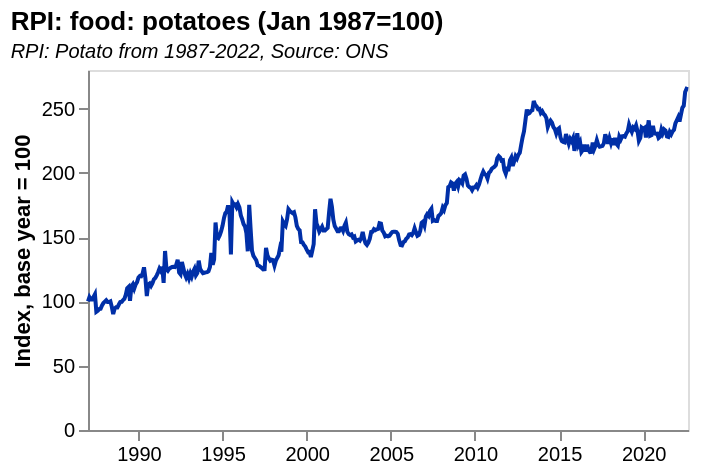

Specify this chart in Vega-Lite:
### Vega-Lite specification from a JSON file in a GitHub repository (floating-point values rounded to 4 significant figures; data arrays with more than 128 entries replaced by an {"elided": "..."} marker saying what was removed)
{"$schema": "https://vega.github.io/schema/vega-lite/v5.json", "data": {"values": {"elided": "429 records"}, "format": {"parse": {"date": "date"}}}, "title": {"text": "RPI: food: potatoes (Jan 1987=100)", "subtitle": "RPI: Potato from 1987-2022, Source: ONS", "subtitleFontStyle": "italic", "subtitleFontSize": 10, "anchor": "start", "color": "black"}, "width": 300, "height": 180, "mark": {"type": "line", "color": "rgb(0,47,167"}, "encoding": {"x": {"field": "date", "type": "temporal", "axis": {"grid": false}, "title": ""}, "y": {"field": "value", "type": "quantitative", "axis": {"grid": false}, "title": "Index, base year = 100"}, "tooltip": [{"field": "date", "type": "temporal", "title": "Year"}, {"field": "value", "type": "quantitative", "title": "%"}]}}
